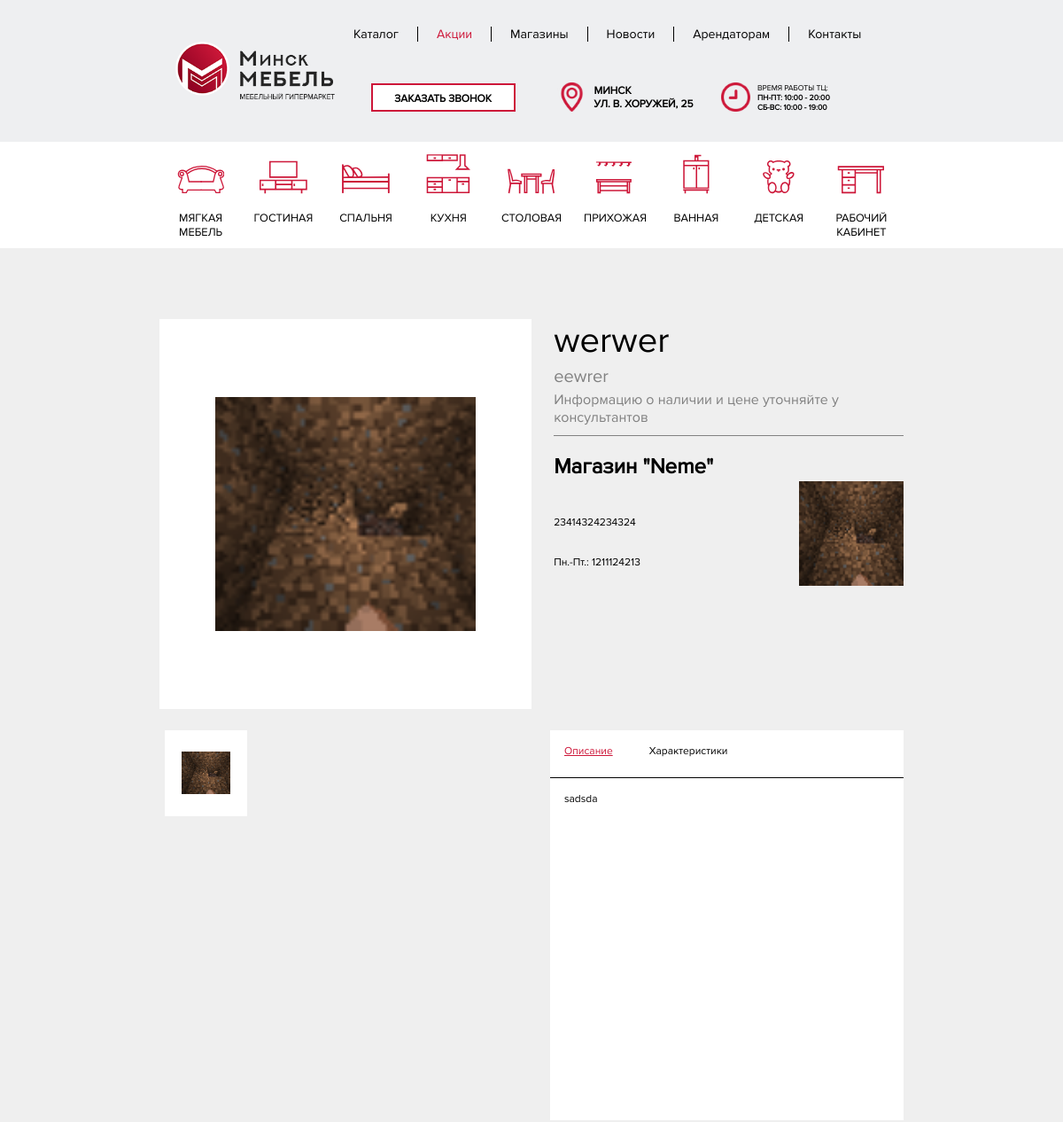
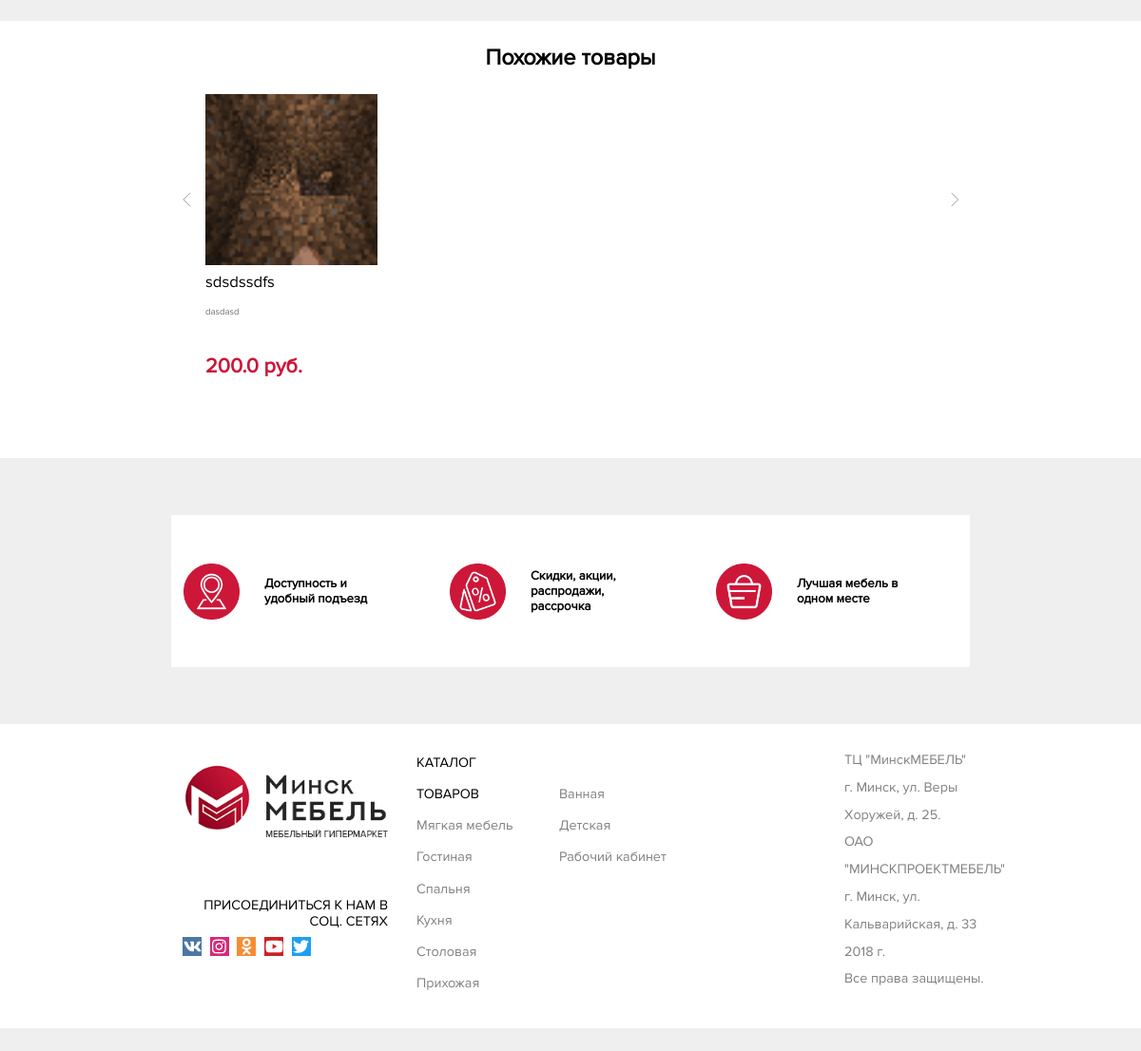
The app's page /catalog/2/ with its own data (2 pictures, top to bottom).
### catalog/models.py (models this page shows, shortened)
class ShopItem(models.Model):
    categoryTemplate = (
        ('1', 'Мягкая мебель'),
        ('2', 'Гостиная'),
        ('3', 'Спальня'),
        ('4', 'Кухня'),
        ('5', 'Столовая'),
        ('6', 'Прихожая'),
        ('7', 'Ванная'),
        ('8', 'Детская'),
        ('9', 'Рабочий кабинет'),
    )
    title = models.CharField("Название товара",max_length=40)
    subtitle = models.CharField("Краткое описание",max_length=40)
    discriotion = models.TextField("Описание товара")
    size = models.CharField("Размеры",max_length=40, default=None, blank=True)
    matherial = models.CharField("Материал",max_length=40, default=None, blank=True)
    color = models.CharField("Цвета",max_length=40, default=None, blank=True)
    qualities = models.TextField("Доп. характеристики", default=None, blank=True)
    price = models.FloatField("Цена",default=0.00)
    isdiscount = models.BooleanField("На скидке?", default=False)
    newprice = models.FloatField("Новая цена (Если товар не на скидке, пожалуйста, укажите цену, равную обычной)", default=0.00);
    seller = models.ForeignKey(shops, on_delete=models.CASCADE, verbose_name="Поставщик")
    Category = models.CharField("Категория",default='Мягкая мебель',max_length=20, choices=categoryTemplate)
    inCollection = models.ForeignKey(Collection, on_delete=models.SET_NULL, null=True, verbose_name="Коллекция", blank=True)
    image = models.ImageField("Главное фото (обязательно)",upload_to="",null=False, blank=False)
    image1 = models.ImageField("Доп. фото (Необязательно)",default=None,upload_to="",null=True, blank=True)
    image2 = models.ImageField("Доп. фото (Необязательно)",default=None,upload_to="",null=True, blank=True)
    image3 = models.ImageField("Доп. фото (Необязательно)",default=None,upload_to="",null=True, blank=True)
    image4 = models.ImageField("Доп. фото (Необязательно)",default=None,upload_to="",null=True, blank=True)
    image5 = models.ImageField("Доп. фото (Необязательно)",default=None,upload_to="",null=True, blank=True)
    image6 = models.ImageField("Доп. фото (Необязательно)",default=None,upload_to="",null=True, blank=True)
    image7 = models.ImageField("Доп. фото (Необязательно)",default=None,upload_to="",null=True, blank=True)
    image8 = models.ImageField("Доп. фото (Необязательно)",default=None,upload_to="",null=True, blank=True)

### mainpage/models.py (models this page shows, shortened)
class shops(models.Model):
    title = models.CharField("Название",default="Neme",max_length=40)
    discription = models.TextField("Описание",default="Описание магазина")
    image = models.ImageField("Мини-логотип", upload_to="",null=True, blank=True)
    mainimage = models.ImageField("Полная картинка",upload_to="",null=True, blank=True, default=None)
    phone1 = models.CharField("Телефон1",default="+375445106036",max_length=40)
    worktime = models.CharField("Время работы", default="Пн.-Пт.: ...", max_length=50)
    link = models.CharField("Ссылка на магазин", default="vegas.by", max_length=50)

### catalog/views.py (the view)
# urls.py: re_path(r'^(?P<number>[0-9]+)/', views.Tovar),
def Tovar(request, number):
    item = models.ShopItem.objects.get(id = number)
    form =forms.ContactForm()
    SimularItems = models.ShopItem.objects.filter(Category=item.Category).exclude(id = item.id)
    context = {"item" : item, "SimularItems" : SimularItems, "form" : form}
    return render(request, 'tovar.html', context)

### catalog/templates/tovar.html (shortened to what this page needs)
<html>
<head>
    {% load staticfiles %}
    <link rel='stylesheet prefetch' href='https://cdnjs.cloudflare.com/ajax/libs/Swiper/4.0.7/css/swiper.min.css'>
    <link rel="stylesheet" type="text/css" href="{% static 'style.css' %}">
    <link rel="stylesheet" type="text/css" href="{% static 'css/style_index.css' %}">
    <link rel="stylesheet" type="text/css" href="{% static 'style_page.css' %}">
    <link rel="stylesheet" type="text/css" href="{% static 'style_catalog.css' %}">
        <link rel="stylesheet" type="text/css" href="{% static 'mainpage/css/menu.css' %}">
	<link rel="stylesheet" type="text/css" href="{% static 'mainpage/css/adaptation.css' %}">
 <link rel="stylesheet" type="text/css" href="{% static 'mainpage/css/callslider.css' %}">
    <link rel="stylesheet"  href="{% static 'lightslider.css' %}"/>
    <link rel="stylesheet"  href="{% static 'slider2.css' %}"/>
</head>
<body>
{% block content %}
  {% include "header.html" %}
{% endblock %}
  <div class="tovsorcollections">
    </div>
  <div class="page_content tov">
    <div class="image tov">
        <ul id="sliderphoto" style="cursor: pointer; width:100%; height:100%;">
            <li class="listitem" onclick="next1()" style="background-size: 60% 90%;
	                                    background-position: 50% 50%;cursor: pointer;
	                                    background-repeat: no-repeat;
	                                    width:100%; height:100%;
	                                    display: block;
	                                    background-image: url({{item.image.url}});">
            </li>
        </ul>
    </div>
    <div class="content">
      <div class="contentup">
        <div class="name">{{item.title}}</div>
      <div class="more">{{item.subtitle}}</div>
      <div class="pricemore">Информацию о наличии и цене уточняйте у консультантов</div>
      </div>
      <div class="contentdown">
        <div class="text">
          <b>Магазин "{{item.seller.title}}"</b><br><br>
        <p style="font-size: 1vw">{{item.seller.phone1}}<br>
      <br><br>
       {{item.seller.worktime}}<br>
       </p>
        </div>
        <div class="image" style="background-image: url({{item.seller.image.url}});"><a style="display: block; height: 100%; width:100%" href="/shops/{{item.seller.id}}"></a></div>
      </div>
    </div>
  </div>
    <div class="page_contentdown">
      <div class="left" id="mobhide">
        <div class="content" onclick="slider1.goToSlide(1);" style="cursor: pointer; background-image: url({{item.image.url}});"></div>
      </div>
      <div class="right tov">
        <div class="right_content tov">
        <div class="name">
         <div class="title tov active" id="opis1" onclick="opis();">Описание</div>
         <div class="title tov" id="harak1" onclick="harak()">Характеристики</div>
        </div>
        <div class="text" id="changetext">{{item.discriotion}}</div>
      </div>
      </div>
  </div>
  <products style="background-color: white; margin-top:2%">
    <div class="tovmob" style="font-family: Proxima; font-size: 1.95vw; text-align: center;padding-top: 2%;padding-bottom: 2%;font-weight: bold">Похожие товары</div>
    <div class="slider2">
      <div class="contrs left" style= "background-image: url('{% static 'img/right.png' %}');" onclick="next()"></div>
    <div class="contrs right" style= "background-image: url('{% static 'img/left.png' %}');" onclick="prev()"></div>
     <ul id="content-slider" class="content-slider">
                {% for objj in SimularItems %}
               <div>
                  <li class="listitem" >
                  <div class="contentslider2">
                      <div class="image" style="background-image: url({{objj.image.url}});"><a href="/catalog/{{objj.id}}" style="display: block; width: 100%; height: 100%"></a></div>
                      <div style="display:table; height: 10%">
                        <div class="name">
                           <a href="/catalog/{{objj.id}}/" style="text-decoration: none; color: black">{{objj.title}}</a>
                        </div>
                      </div>
                      <div style="display:table; height: 7%">
                        <div class="more">
                            {{objj.subtitle}}
                        </div>
                      </div>
                      <div style="display:table; height: 16%">
                           {% if objj.price == 0.0 %}
                          <div class="pricemore"><b>Цену уточняйте у консультантов</b></div>
                          {% else %}
                          <div class="price">{{objj.price}} руб.</div>
                          {% endif %}
                      </div>
                  </div>
                    </li>
                </div>
         {% endfor %}
            </ul>
    </div>
  </products>
<div class="plus">
  <div class="content">
    <div class="image" style="background-image: url({% static 'img/geo.png' %});">
    <a href="/contacts" style="display: block;height: 100%; width: 100%"></a>
    </div>
    <div class="text">
      <div class="content">
        <div class="name">Доступность и удобный подъезд</div>
      </div>
    </div>
  </div>
  <div class="content">
    <div class="image" style="background-image: url({% static 'img/sale.png' %});">
    <a href="/sales" style="display: block;height: 100%; width: 100%"></a>
    </div>
    <div class="text">
      <div class="content">
        <div class="name">Скидки, акции, распродажи, рассрочка</div>
      </div>
    </div>
  </div>
  <div class="content">
    <div class="image" style="background-image: url({% static 'img/shop.png' %});">
    <a href="/shops" style="display: block;height: 100%; width: 100%"></a>
    </div>
    <div class="text">
      <div class="content">
        <div class="name">Лучшая мебель в одном месте</div>
      </div>
    </div>
  </div>
</div>
    {% block footer %}
        {% include "footer.html" %}
    {% endblock %}
</body>
</html>

### catalog/static/style.css (style rules this page uses)
body { overflow-x: hidden !important; }
slider *, *:before, *:after { -webkit-box-sizing: border-box; box-sizing: border-box; margin: 0; padding: 0; }

### catalog/static/css/style_index.css (style rules this page uses)
html, body { margin:0; padding:0; font-family: "Arial"; overflow-x: hidden !important; }
b { font-weight: bold !important; }
products { padding-bottom: 5%; width: 100%; height: 50%; display: block; }

### catalog/static/style_page.css (style rules this page uses)
body { background-color: #efefef; }
a { text-decoration: none; }
.page_content { width:70%; height: 55%; padding-left: 15%; margin: 0; font-size: 0; }
.page_content .image { width:50%; height:100%; background-color: white; float: left; background-size: 60% 90%; background-position: 50% 50%; background-repeat: no-repeat; }
.page_content .image .listitem { background-size: 70% 60% !important; }
.page_content .content { padding-left:3%; width:47%; height: 100%; overflow: hidden; float: left; font-family: Proxima; }
.contentup { height: auto; width: 100%; overflow: hidden; border-bottom: 1px solid #818181; }
.contentdown { height:50%; width: 100%; overflow: hidden; font-size: 3vh; }
.contentdown .text { width: 70%; height:100%; float: left; margin-top: 5%; }
.contentdown .image { width:30%; height:100%; float: left; background-size: 100%; background-color: rgba(255,255,255,0); }
.content .name { font-size: 5vh; }
.content .more { padding-top: 1%; font-size: 2.5vh; color: #818181; }
.content .pricemore { padding-top: 1%; font-size: 2vh; color: #818181; }
.page_contentdown { width:70%; padding-top: 2%; height: 55%; padding-left: 15%; margin: 0; font-size: 0; }
.page_contentdown .left { width:50%; height: 100%; float: left; margin: 0; font-size: 0; }
.left .content { width:22%; margin: 1.5%; margin-top: 0; height:22%; display: inline-block; background-color: white; background-size: 60% 50%; background-position: 50% 50%; background-repeat: no-repeat; }
.page_contentdown .right { padding-left: 2.5%; width:47.5%; height: 100%; float: left; margin: 0; font-size: 0; }
.title.tov.active { color: #cd1639; text-decoration: underline; }
.right .right_content { width:100%; height:100%; background-color: white; }
.right .name { width:100%; height: 12%; overflow: hidden; border-bottom: 1px solid black; }
.right .title { padding-left: 4%; padding-top: 4%; display: inline-block; font-size: 1vw; font-family: Proxima; color: black; }
.title.tov { width: 20% !important; cursor: pointer; }
.right .text { padding-left: 4%; padding-right: 4%; padding-top: 4%; width: 92%; height:81%; font-size: 1vw; font-family: Proxima; overflow:hidden; }
.plus { width:70%; height:20%; margin:15%; margin-top: 5%; margin-bottom: 5%; background-color: white; font-size: 0; }
.plus .content { width:33.33%; height:100%; display: inline-block; }
.plus .content .image { width:30%; height: 100%; background-size: 70%; background-repeat: no-repeat; background-position: 50% 50%; display: inline-block; }
.plus .content .text { width:50%; padding-left: 5%; height:100%; overflow:hidden; font-size: 1vw; font-family: Proxima; display: inline-block; }
.text .content { width:100%; height: 100%; display: table; }
.text .content .name { display: table-cell; vertical-align: middle; font-size: 1.1vw; font-weight: bold; }
.contentup { padding-bottom: 10px; }

### catalog/static/style_catalog.css (style rules this page uses)
.tovsorcollections { margin-left: 20%; margin-right: 20%; width: 60%; height: 10%; }

### mainpage/static/mainpage/css/menu.css (style rules this page uses)
.title { display: inline-block; height: 100%; width: 70%; vertical-align: top; }

### mainpage/static/mainpage/css/callslider.css (style rules this page uses)
.button a, a:link, a:visited { text-decoration: none; }

### catalog/static/lightslider.css (style rules this page uses)
.lightSlider:before, .lightSlider:after { content: " "; display: table; }
.lightSlider { overflow: hidden; margin: 0; }
.lSSlideWrapper > .lightSlider:after { clear: both; }
.lSSlideWrapper .lSSlide { -webkit-transform: translate(0px, 0px); -ms-transform: translate(0px, 0px); transform: translate(0px, 0px); -webkit-transition: all 1s; -webkit-transition-property: -webkit-transform,height; -moz-transition-property: -moz-transform,height; transition-property: transform,height; -webkit-transition-duration: inherit !important; transition-duration: inherit !important; -webkit-transition-timing-function: inherit !important; transition-timing-function: inherit !important; }
.lSSlideOuter .lightSlider, .lSSlideOuter .lSPager { padding-left: 0; list-style: none outside none; }
.lSSlideOuter .lightSlider > *, .lSSlideOuter .lSGallery li { float: left; }
.lightSlider.lsGrab > * { cursor: -webkit-grab; cursor: -moz-grab; cursor: -o-grab; cursor: -ms-grab; cursor: grab; }

### records on screen
ShopItem: image (picture), title "werwer", subtitle "eewrer", seller "Neme", seller.phone1 "23414324234324", seller.worktime "Пн.-Пт.: 1211124213", seller.image (picture), discriotion "sadsda"
ShopItem: image (picture), {{ objj.id }} 1 (drawn), title "sdsdssdfs", subtitle "dasdasd", price "200.0"
